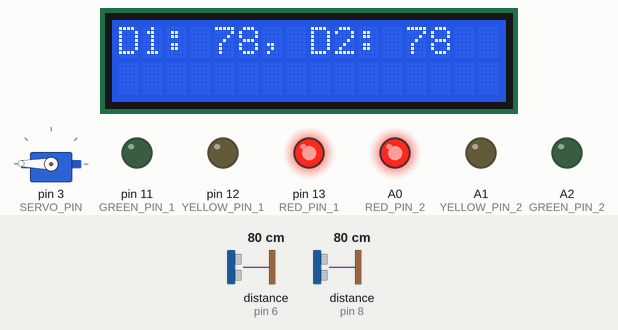
A sketch run on a simulated Arduino Uno, built with avr-gcc and run on an emulated ATmega328P. On the bench: 16×2 character LCD, servo, output pins drawn as LEDs (lit = HIGH). Wiring (inferred from the names in the program): 2 × ultrasonic range finder: trigger pin 5, echo pin 6 / trigger pin 9, echo pin 8. The inputs (shaded band) are chosen by the test bench; at power-on: distance to the obstacle (sensors on pin 6, pin 8) 80 cm. The echo pulse lasts 58.3 µs per cm; pins used as bus, display or sensor lines are not drawn; what the sketch prints to the serial monitor is not drawn.

Above: at 8.6 s.
8.7 s: distance to the obstacle (sensor on pin 6) set to 250 cm
At 9.6 s:
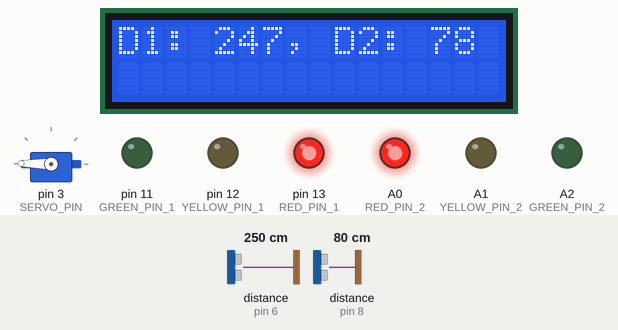
11.7 s: distance to the obstacle (sensor on pin 8) set to 4 cm
At 12.0 s:
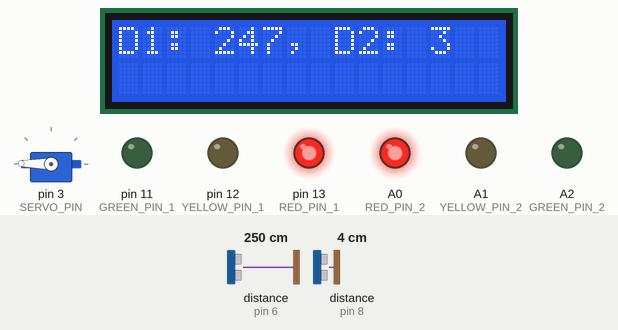
14.7 s: distance to the obstacle (sensor on pin 8) set to 13 cm
At 15.3 s:
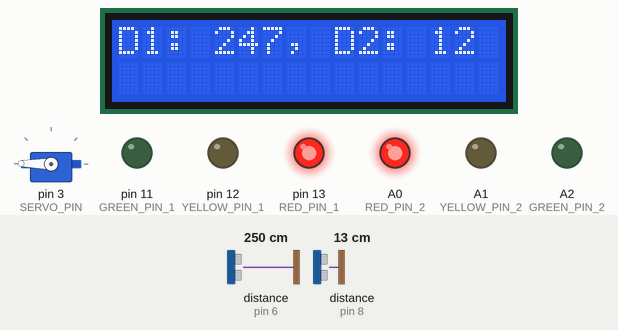
17.7 s: distance to the obstacle (sensor on pin 6) set to 2 cm
At 18.3 s:
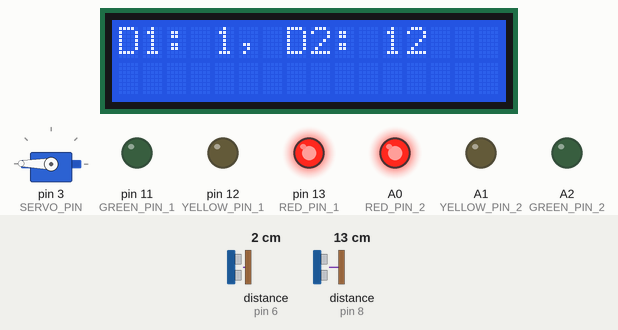
19.2 s: distance to the obstacle (sensor on pin 8) set to 299 cm
At 20.8 s:
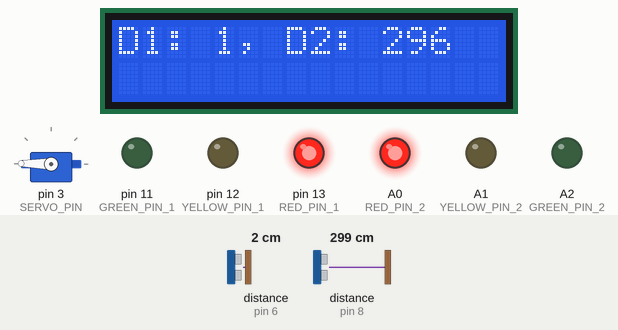
22.2 s: distance to the obstacle (sensor on pin 6) set to 13 cm
At 22.5 s:
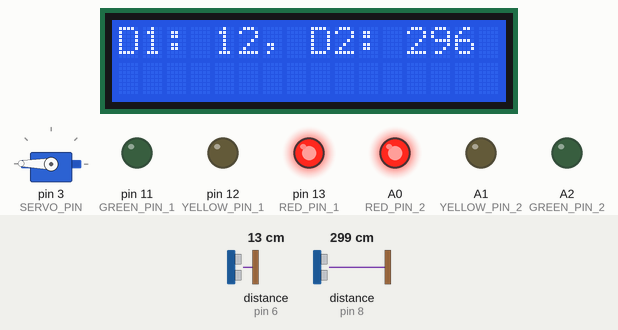
Timing chart, 0 to 25.2 s (numbered marks = the images above; inputs shaded):
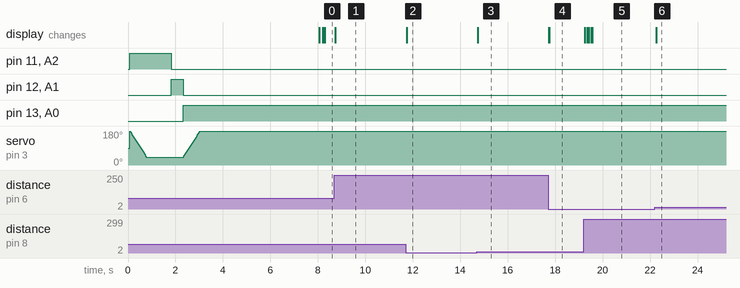

The sketch:

traffic_light.ino
```cpp
#include <NewPing.h>
#include <Servo.h>
#include <LiquidCrystal_I2C.h>

LiquidCrystal_I2C lcd(0x3F, 16, 2);

const int TRIGGER_PIN_1 = 5;
const int ECHO_PIN_1 = 6;
const int MAX_DISTANCE_1 = 400; //400
const int TRIGGER_DISTANCE_1 = 300;//300

const int TRIGGER_PIN_2 = 9;
const int ECHO_PIN_2 = 8;
const int MAX_DISTANCE_2 = 400; //400
const int TRIGGER_DISTANCE_2 = 250;//300

const byte SERVO_PIN = 3;
const byte RED_PIN_1 = 13;
const byte YELLOW_PIN_1 = 12;
const byte GREEN_PIN_1 = 11;
const byte ARROW_PIN_1 = 10;
const byte RED_PIN_2 = A0;
const byte YELLOW_PIN_2 = A1;
const byte GREEN_PIN_2 = A2;
const byte ARROW_PIN_2 = A3;

boolean isGoing = false;

unsigned long counter = 0;
int led = 0;

int lightChangeCounter = 0;
const int STOP_CHANGE_THRESHOLD = 1; //2
const int GO_CHANGE_THRESHOLD = 10; //30

Servo myServo;

const int SERVO_UP_DEGREE = 40; //0
const int SERVO_DOWN_DEGREE = 180; //123
const int SERVO_MOVE_DELAY = 5;

// NewPing setup of pins and maximum distance
NewPing sonar1(TRIGGER_PIN_1, ECHO_PIN_1, MAX_DISTANCE_1);
NewPing sonar2(TRIGGER_PIN_2, ECHO_PIN_2, MAX_DISTANCE_2);

void setup() {
  lcd.begin();
  lcd.backlight();

  Serial.begin(9600);

  myServo.attach(SERVO_PIN, 1000, 2000);

  pinMode(RED_PIN_1, OUTPUT);
  pinMode(YELLOW_PIN_1, OUTPUT);
  pinMode(GREEN_PIN_1, OUTPUT);
  pinMode(ARROW_PIN_1, OUTPUT);
  pinMode(RED_PIN_2, OUTPUT);
  pinMode(YELLOW_PIN_2, OUTPUT);
  pinMode(GREEN_PIN_2, OUTPUT);
  pinMode(ARROW_PIN_2, OUTPUT);

  pinMode(TRIGGER_PIN_1, OUTPUT);
  pinMode(ECHO_PIN_1, INPUT);
  pinMode(TRIGGER_PIN_2, OUTPUT);
  pinMode(ECHO_PIN_2, INPUT);

  goLight();
}


void loop() {
  //test();
  //return;

  //calculate distance
  int objectDistance1 = calculateDistance(TRIGGER_PIN_1, ECHO_PIN_1, MAX_DISTANCE_1);
  int objectDistance2 = calculateDistance(TRIGGER_PIN_2, ECHO_PIN_2, MAX_DISTANCE_2);

  //log
  Serial.print("Distance1: ");
  Serial.print(objectDistance1);
  Serial.print(", Distance2: ");
  Serial.println(objectDistance2);

  lcd.clear();
  lcd.print("D1: ");
  lcd.print(objectDistance1);
  lcd.print(", D2: ");
  lcd.print(objectDistance2);


  //operations
  if(isGoing){
    if(objectDistance1 <= TRIGGER_DISTANCE_1 || objectDistance2 <= TRIGGER_DISTANCE_2){
      lightChangeCounter++;

      lcd.setCursor(0,1);
      lcd.print(lightChangeCounter);

      if(lightChangeCounter == STOP_CHANGE_THRESHOLD){
        lightChangeCounter = 0;

        stopLight();

      }
    }else{
      lightChangeCounter = 0;
    }
  }else{
    if(objectDistance1 > TRIGGER_DISTANCE_1 && objectDistance2 > TRIGGER_DISTANCE_2){
      lightChangeCounter++;

      lcd.setCursor(0,1);
      lcd.print(lightChangeCounter);

      if(lightChangeCounter == GO_CHANGE_THRESHOLD){
        lightChangeCounter = 0;

        goLight();

      }
    }else{
      lightChangeCounter = 0;
    }
  }
}

int calculateDistance(int triggerPin, int echoPin, int maxDistance){
  // Clears the trigPin
  digitalWrite(triggerPin, LOW);
  delayMicroseconds(2);
  // Sets the trigPin on HIGH state for 10 micro seconds
  digitalWrite(triggerPin, HIGH);
  delayMicroseconds(10);
  digitalWrite(triggerPin, LOW);
  // Reads the echoPin, returns the sound wave travel time in microseconds
  long duration = pulseIn(echoPin, HIGH);
  // Calculating the distance
  int distance = duration*0.034/2;
  if(distance > maxDistance){
    distance = maxDistance;
  }

  return distance;
}

int calculateDistance2(NewPing sonar){
  //delay(50);
  unsigned int distance = sonar.ping_cm();


  return distance;
}

void stopLight(){
  lcd.clear();
  lcd.print("delay");

  isGoing = false;

  //yellow
  digitalWrite(RED_PIN_1, LOW);
  digitalWrite(YELLOW_PIN_1, HIGH);
  digitalWrite(GREEN_PIN_1, LOW);
  digitalWrite(ARROW_PIN_1, LOW);
  digitalWrite(RED_PIN_2, LOW);
  digitalWrite(YELLOW_PIN_2, HIGH);
  digitalWrite(GREEN_PIN_2, LOW);
  digitalWrite(ARROW_PIN_2, LOW);
  delay(500);

  //red
  digitalWrite(RED_PIN_1, HIGH);
  digitalWrite(YELLOW_PIN_1, LOW);
  digitalWrite(GREEN_PIN_1, LOW);
  digitalWrite(ARROW_PIN_1, HIGH);
  digitalWrite(RED_PIN_2, HIGH);
  digitalWrite(YELLOW_PIN_2, LOW);
  digitalWrite(GREEN_PIN_2, LOW);
  digitalWrite(ARROW_PIN_2, HIGH);

  //servo
  servoDown();

  //delay
  delay(5000);


}

void goLight(){
  lcd.clear();
  lcd.print("delay");

  isGoing = true;

  //green
  digitalWrite(RED_PIN_1, LOW);
  digitalWrite(YELLOW_PIN_1, LOW);
  digitalWrite(GREEN_PIN_1, HIGH);
  digitalWrite(ARROW_PIN_1, LOW);
  digitalWrite(RED_PIN_2, LOW);
  digitalWrite(YELLOW_PIN_2, LOW);
  digitalWrite(GREEN_PIN_2, HIGH);
  digitalWrite(ARROW_PIN_2, LOW);

  //servo
  servoUp();

  //delay
  delay(1000);
}

void servoUp(){
  for(int i = SERVO_DOWN_DEGREE; i > SERVO_UP_DEGREE; i--){
    myServo.write(i);
    delay(SERVO_MOVE_DELAY);
  }
}

void servoDown(){
  for(int i = SERVO_UP_DEGREE; i < SERVO_DOWN_DEGREE; i++){
    myServo.write(i);
    delay(SERVO_MOVE_DELAY);
  }
}

void test(){

  digitalWrite(RED_PIN_1, HIGH);
  digitalWrite(YELLOW_PIN_1, HIGH);
  digitalWrite(GREEN_PIN_1, HIGH);
  digitalWrite(ARROW_PIN_1, HIGH);
  digitalWrite(RED_PIN_2, HIGH);
  digitalWrite(YELLOW_PIN_2, HIGH);
  digitalWrite(GREEN_PIN_2, HIGH);
  digitalWrite(ARROW_PIN_2, HIGH);
  return;


  /*
  //
  int objectDistance1 = calculateDistance(TRIGGER_PIN_1, ECHO_PIN_1, MAX_DISTANCE_1);
  Serial.print("Distance1: ");
  Serial.println(objectDistance1);*/

  /*int objectDistance2 = calculateDistance(TRIGGER_PIN_2, ECHO_PIN_2, MAX_DISTANCE_2);
  Serial.print("Distance2: ");
  Serial.println(objectDistance2);
  return;
  */

  /*
  delay(2);

  //
  int objectDistance1 = calculateDistance(TRIGGER_PIN_1, ECHO_PIN_1, MAX_DISTANCE_1);
  int objectDistance2 = calculateDistance(TRIGGER_PIN_2, ECHO_PIN_2, MAX_DISTANCE_2);
  //int objectDistance1 = calculateDistance2(sonar1);
  //int objectDistance2 = calculateDistance2(sonar2);

  //log
  Serial.print("Distance1: ");
  Serial.print(objectDistance1);
  Serial.print(", Distance2: ");
  Serial.println(objectDistance2);

  lcd.clear();
  lcd.print("D1: ");
  lcd.print(objectDistance1);
  lcd.print(", D2: ");
  lcd.print(objectDistance2);

  if(objectDistance1 <= TRIGGER_DISTANCE_2){
    digitalWrite(RED_PIN_1, HIGH);
    digitalWrite(YELLOW_PIN_1, HIGH);
    digitalWrite(GREEN_PIN_1, LOW);
    digitalWrite(ARROW_PIN_1, LOW);
  }else{
    digitalWrite(RED_PIN_1, LOW);
    digitalWrite(YELLOW_PIN_1, HIGH);
    digitalWrite(GREEN_PIN_1, HIGH);
    digitalWrite(ARROW_PIN_1, LOW);
  }

  if(objectDistance2 <= TRIGGER_DISTANCE_2){
    digitalWrite(RED_PIN_2, HIGH);
    digitalWrite(YELLOW_PIN_2, HIGH);
    digitalWrite(GREEN_PIN_2, LOW);
    digitalWrite(ARROW_PIN_2, LOW);
  }else{
    digitalWrite(RED_PIN_2, LOW);
    digitalWrite(YELLOW_PIN_2, HIGH);
    digitalWrite(GREEN_PIN_2, HIGH);
    digitalWrite(ARROW_PIN_2, LOW);
  }

  return;
  */


  /*
  //
  myServo.write(40);
  delay(1000);
  myServo.write(180);
  delay(1000);
  return;
  */

  /*
  //
  stopLight();
  delay(5000);
  goLight();
  delay(5000);
  return;
  */


  /*
  //
  int distance = calculateDistance();
  if(distance <= TRIGGER_DISTANCE){
    digitalWrite(RED_PIN_1, HIGH);
    digitalWrite(YELLOW_PIN_1, HIGH);
    digitalWrite(GREEN_PIN_1, LOW);
    digitalWrite(ARROW_PIN_1, LOW);
  }else{
    digitalWrite(RED_PIN_1, LOW);
    digitalWrite(YELLOW_PIN_1, HIGH);
    digitalWrite(GREEN_PIN_1, HIGH);
    digitalWrite(ARROW_PIN_1, LOW);
  }
  return;
  */

   /*
  //arrow blink
  if(!isGoing){
    counter++;
    //Serial.println(counter);
    if(counter == 10){
      counter = 0;

      digitalWrite(ARROW_PIN_1, led);
      led = !led;
    }
  }*/
}
```

Measured:
- after the input at 8.7 s, the display: changes at once (image 1)
- after the input at 11.7 s, the display: changes after 0.05 s (image 2)
- after the input at 14.7 s, the display: changes at once (image 3)
- after the input at 17.7 s, the display: changes at once (image 4)
- after the input at 19.2 s, the display: changes at once (image 5)
- after the input at 22.2 s, the display: changes after 0.05 s (image 6)
